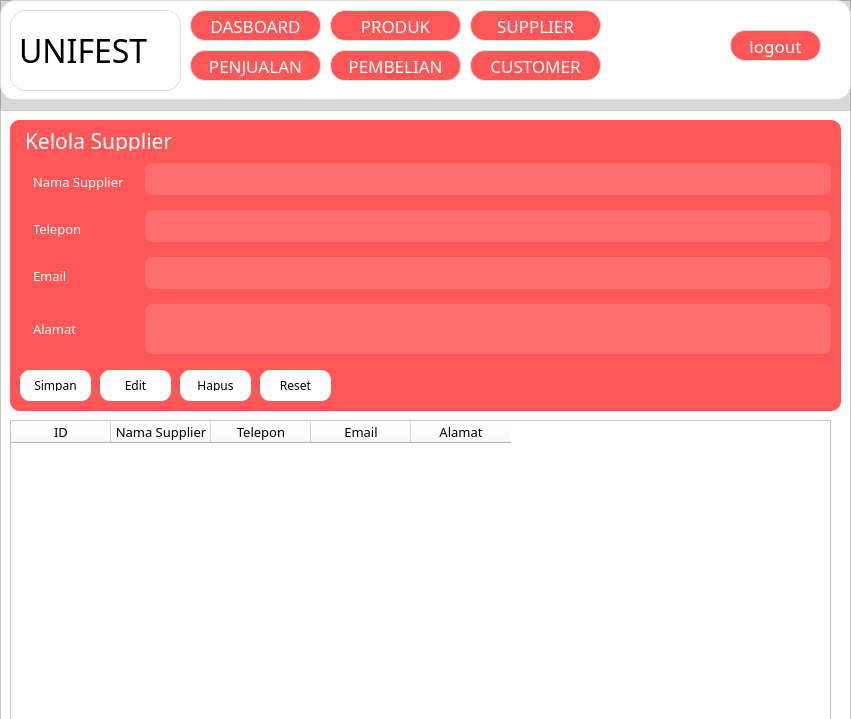
<?xml version="1.0" encoding="UTF-8"?>
<ui version="4.0">
 <class>Form</class>
 <widget class="QWidget" name="Form">
  <property name="geometry">
   <rect>
    <x>0</x>
    <y>0</y>
    <width>851</width>
    <height>719</height>
   </rect>
  </property>
  <property name="windowTitle">
   <string>Form</string>
  </property>
  <widget class="QFrame" name="frame_2">
   <property name="geometry">
    <rect>
     <x>0</x>
     <y>0</y>
     <width>851</width>
     <height>721</height>
    </rect>
   </property>
   <property name="styleSheet">
    <string notr="true">background-color: #d8d8d8;</string>
   </property>
   <property name="frameShape">
    <enum>QFrame::StyledPanel</enum>
   </property>
   <property name="frameShadow">
    <enum>QFrame::Raised</enum>
   </property>
   <widget class="QFrame" name="frame_header">
    <property name="enabled">
     <bool>true</bool>
    </property>
    <property name="geometry">
     <rect>
      <x>0</x>
      <y>0</y>
      <width>851</width>
      <height>100</height>
     </rect>
    </property>
    <property name="minimumSize">
     <size>
      <width>0</width>
      <height>100</height>
     </size>
    </property>
    <property name="maximumSize">
     <size>
      <width>16777215</width>
      <height>100</height>
     </size>
    </property>
    <property name="autoFillBackground">
     <bool>false</bool>
    </property>
    <property name="styleSheet">
     <string notr="true">background-color: #ffffff;
border-radius: 15px;
border: 1px solid #ddd;
</string>
    </property>
    <property name="frameShape">
     <enum>QFrame::StyledPanel</enum>
    </property>
    <property name="frameShadow">
     <enum>QFrame::Raised</enum>
    </property>
    <widget class="QLabel" name="lbl_logo">
     <property name="geometry">
      <rect>
       <x>10</x>
       <y>10</y>
       <width>171</width>
       <height>81</height>
      </rect>
     </property>
     <property name="font">
      <font>
       <family>Jersey Sharp</family>
       <pointsize>24</pointsize>
      </font>
     </property>
     <property name="text">
      <string>UNIFEST</string>
     </property>
    </widget>
    <widget class="QPushButton" name="btn_dashboard">
     <property name="geometry">
      <rect>
       <x>190</x>
       <y>10</y>
       <width>131</width>
       <height>31</height>
      </rect>
     </property>
     <property name="font">
      <font>
       <family>Milky Nice</family>
       <pointsize>13</pointsize>
      </font>
     </property>
     <property name="styleSheet">
      <string notr="true">background-color: #ff5757;
color: white;</string>
     </property>
     <property name="text">
      <string>DASBOARD</string>
     </property>
    </widget>
    <widget class="QPushButton" name="btn_produk">
     <property name="geometry">
      <rect>
       <x>330</x>
       <y>10</y>
       <width>131</width>
       <height>31</height>
      </rect>
     </property>
     <property name="font">
      <font>
       <family>Milky Nice</family>
       <pointsize>13</pointsize>
      </font>
     </property>
     <property name="styleSheet">
      <string notr="true">background-color: #ff5757;
color: white;</string>
     </property>
     <property name="text">
      <string>PRODUK</string>
     </property>
    </widget>
    <widget class="QPushButton" name="btn_supplier">
     <property name="geometry">
      <rect>
       <x>470</x>
       <y>10</y>
       <width>131</width>
       <height>31</height>
      </rect>
     </property>
     <property name="font">
      <font>
       <family>Milky Nice</family>
       <pointsize>13</pointsize>
      </font>
     </property>
     <property name="styleSheet">
      <string notr="true">background-color: #ff5757;
color: white;</string>
     </property>
     <property name="text">
      <string>SUPPLIER</string>
     </property>
    </widget>
    <widget class="QPushButton" name="btn_customer">
     <property name="geometry">
      <rect>
       <x>470</x>
       <y>50</y>
       <width>131</width>
       <height>31</height>
      </rect>
     </property>
     <property name="font">
      <font>
       <family>Milky Nice</family>
       <pointsize>13</pointsize>
      </font>
     </property>
     <property name="styleSheet">
      <string notr="true">background-color: #ff5757;
color: white;</string>
     </property>
     <property name="text">
      <string>CUSTOMER</string>
     </property>
    </widget>
    <widget class="QPushButton" name="btn_penjualan">
     <property name="geometry">
      <rect>
       <x>190</x>
       <y>50</y>
       <width>131</width>
       <height>31</height>
      </rect>
     </property>
     <property name="font">
      <font>
       <family>Milky Nice</family>
       <pointsize>13</pointsize>
      </font>
     </property>
     <property name="styleSheet">
      <string notr="true">background-color: #ff5757;
color: white;</string>
     </property>
     <property name="text">
      <string>PENJUALAN</string>
     </property>
    </widget>
    <widget class="QPushButton" name="btn_menu">
     <property name="geometry">
      <rect>
       <x>730</x>
       <y>30</y>
       <width>91</width>
       <height>31</height>
      </rect>
     </property>
     <property name="font">
      <font>
       <family>Milky Nice</family>
       <pointsize>13</pointsize>
      </font>
     </property>
     <property name="styleSheet">
      <string notr="true">background-color: #ff5757;
color: white;</string>
     </property>
     <property name="text">
      <string>logout</string>
     </property>
    </widget>
    <widget class="QPushButton" name="btn_pembelian">
     <property name="geometry">
      <rect>
       <x>330</x>
       <y>50</y>
       <width>131</width>
       <height>31</height>
      </rect>
     </property>
     <property name="font">
      <font>
       <family>Milky Nice</family>
       <pointsize>13</pointsize>
      </font>
     </property>
     <property name="styleSheet">
      <string notr="true">background-color: #ff5757;
color: white;
</string>
     </property>
     <property name="text">
      <string>PEMBELIAN</string>
     </property>
    </widget>
   </widget>
   <widget class="QFrame" name="frame_3">
    <property name="enabled">
     <bool>true</bool>
    </property>
    <property name="geometry">
     <rect>
      <x>0</x>
      <y>110</y>
      <width>851</width>
      <height>621</height>
     </rect>
    </property>
    <property name="styleSheet">
     <string notr="true">background-color: #ffffff;</string>
    </property>
    <property name="frameShape">
     <enum>QFrame::StyledPanel</enum>
    </property>
    <property name="frameShadow">
     <enum>QFrame::Raised</enum>
    </property>
    <widget class="QLabel" name="label">
     <property name="geometry">
      <rect>
       <x>50</x>
       <y>260</y>
       <width>161</width>
       <height>41</height>
      </rect>
     </property>
     <property name="font">
      <font>
       <family>Milky Nice</family>
       <pointsize>16</pointsize>
      </font>
     </property>
     <property name="text">
      <string>Kelola Supplier</string>
     </property>
    </widget>
    <widget class="QFrame" name="frame_6">
     <property name="geometry">
      <rect>
       <x>10</x>
       <y>10</y>
       <width>831</width>
       <height>291</height>
      </rect>
     </property>
     <property name="minimumSize">
      <size>
       <width>0</width>
       <height>240</height>
      </size>
     </property>
     <property name="maximumSize">
      <size>
       <width>16777215</width>
       <height>300</height>
      </size>
     </property>
     <property name="styleSheet">
      <string notr="true">background-color: #ff5757;
color: white;
padding: 10px;
border-radius: 10px;</string>
     </property>
     <property name="frameShape">
      <enum>QFrame::StyledPanel</enum>
     </property>
     <property name="frameShadow">
      <enum>QFrame::Raised</enum>
     </property>
     <widget class="QLabel" name="label_11">
      <property name="geometry">
       <rect>
        <x>0</x>
        <y>0</y>
        <width>231</width>
        <height>41</height>
       </rect>
      </property>
      <property name="font">
       <font>
        <family>Milky Nice</family>
        <pointsize>16</pointsize>
       </font>
      </property>
      <property name="styleSheet">
       <string notr="true">Font size: 20–24 pt;</string>
      </property>
      <property name="text">
       <string>Kelola Supplier</string>
      </property>
     </widget>
     <widget class="QPushButton" name="btn_Simpan">
      <property name="geometry">
       <rect>
        <x>10</x>
        <y>250</y>
        <width>71</width>
        <height>31</height>
       </rect>
      </property>
      <property name="font">
       <font>
        <family>Milky Nice</family>
        <pointsize>9</pointsize>
       </font>
      </property>
      <property name="styleSheet">
       <string notr="true">background-color: white;
color: black;</string>
      </property>
      <property name="text">
       <string>Simpan</string>
      </property>
     </widget>
     <widget class="QPushButton" name="btn_Edit_2">
      <property name="geometry">
       <rect>
        <x>90</x>
        <y>250</y>
        <width>71</width>
        <height>31</height>
       </rect>
      </property>
      <property name="font">
       <font>
        <family>Milky Nice</family>
        <pointsize>9</pointsize>
       </font>
      </property>
      <property name="styleSheet">
       <string notr="true">background-color: white;
color: black;</string>
      </property>
      <property name="text">
       <string>Edit</string>
      </property>
     </widget>
     <widget class="QPushButton" name="btn_Hapus">
      <property name="geometry">
       <rect>
        <x>170</x>
        <y>250</y>
        <width>71</width>
        <height>31</height>
       </rect>
      </property>
      <property name="font">
       <font>
        <family>Milky Nice</family>
        <pointsize>9</pointsize>
       </font>
      </property>
      <property name="styleSheet">
       <string notr="true">background-color: white;
color: black;</string>
      </property>
      <property name="text">
       <string>Hapus</string>
      </property>
     </widget>
     <widget class="QPushButton" name="btn_Reset">
      <property name="geometry">
       <rect>
        <x>250</x>
        <y>250</y>
        <width>71</width>
        <height>31</height>
       </rect>
      </property>
      <property name="font">
       <font>
        <family>Milky Nice</family>
        <pointsize>9</pointsize>
       </font>
      </property>
      <property name="styleSheet">
       <string notr="true">background-color: white;
color: black;</string>
      </property>
      <property name="text">
       <string>Reset</string>
      </property>
     </widget>
     <widget class="QWidget" name="formLayoutWidget">
      <property name="geometry">
       <rect>
        <x>10</x>
        <y>40</y>
        <width>811</width>
        <height>201</height>
       </rect>
      </property>
      <property name="font">
       <font>
        <family>Milky Nice</family>
        <pointsize>10</pointsize>
       </font>
      </property>
      <layout class="QFormLayout" name="formLayout">
       <item row="0" column="0">
        <widget class="QLabel" name="namaSupplierLabel">
         <property name="font">
          <font>
           <family>Milky Nice</family>
           <pointsize>10</pointsize>
          </font>
         </property>
         <property name="text">
          <string>Nama Supplier</string>
         </property>
        </widget>
       </item>
       <item row="0" column="1">
        <widget class="QLineEdit" name="input_nama_supplier">
         <property name="font">
          <font>
           <family>Milky Nice</family>
           <pointsize>10</pointsize>
          </font>
         </property>
         <property name="styleSheet">
          <string notr="true">background-color: #ff6f6f;
color: white;
padding: 6px 12px;
border-radius: 8px;

</string>
         </property>
        </widget>
       </item>
       <item row="1" column="0">
        <widget class="QLabel" name="teleponLabel">
         <property name="font">
          <font>
           <family>Milky Nice</family>
           <pointsize>10</pointsize>
          </font>
         </property>
         <property name="text">
          <string>Telepon</string>
         </property>
        </widget>
       </item>
       <item row="1" column="1">
        <widget class="QLineEdit" name="input_telepon">
         <property name="font">
          <font>
           <family>Milky Nice</family>
           <pointsize>10</pointsize>
          </font>
         </property>
         <property name="styleSheet">
          <string notr="true">background-color: #ff6f6f;
color: white;
padding: 6px 12px;
border-radius: 8px;

</string>
         </property>
        </widget>
       </item>
       <item row="2" column="0">
        <widget class="QLabel" name="emailLabel">
         <property name="font">
          <font>
           <family>Milky Nice</family>
           <pointsize>10</pointsize>
          </font>
         </property>
         <property name="text">
          <string>Email</string>
         </property>
        </widget>
       </item>
       <item row="2" column="1">
        <widget class="QLineEdit" name="input_email">
         <property name="font">
          <font>
           <family>Milky Nice</family>
           <pointsize>10</pointsize>
          </font>
         </property>
         <property name="styleSheet">
          <string notr="true">background-color: #ff6f6f;
color: white;
padding: 6px 12px;
border-radius: 8px;

</string>
         </property>
        </widget>
       </item>
       <item row="3" column="0">
        <widget class="QLabel" name="alamatLabel">
         <property name="font">
          <font>
           <family>Milky Nice</family>
           <pointsize>10</pointsize>
          </font>
         </property>
         <property name="text">
          <string>Alamat</string>
         </property>
        </widget>
       </item>
       <item row="3" column="1">
        <widget class="QTextEdit" name="input_alamat">
         <property name="maximumSize">
          <size>
           <width>16777215</width>
           <height>50</height>
          </size>
         </property>
         <property name="font">
          <font>
           <family>Milky Nice</family>
           <pointsize>10</pointsize>
          </font>
         </property>
         <property name="styleSheet">
          <string notr="true">background-color: #ff6f6f;
color: white;
padding: 6px 12px;
border-radius: 8px;

</string>
         </property>
        </widget>
       </item>
      </layout>
     </widget>
    </widget>
    <widget class="QTableWidget" name="tableWidget">
     <property name="geometry">
      <rect>
       <x>10</x>
       <y>310</y>
       <width>821</width>
       <height>301</height>
      </rect>
     </property>
     <property name="minimumSize">
      <size>
       <width>0</width>
       <height>300</height>
      </size>
     </property>
     <property name="maximumSize">
      <size>
       <width>16777215</width>
       <height>350</height>
      </size>
     </property>
     <column>
      <property name="text">
       <string>ID</string>
      </property>
      <property name="font">
       <font>
        <family>Milky Nice</family>
        <pointsize>10</pointsize>
       </font>
      </property>
     </column>
     <column>
      <property name="text">
       <string>Nama Supplier</string>
      </property>
      <property name="font">
       <font>
        <family>Milky Nice</family>
        <pointsize>10</pointsize>
       </font>
      </property>
     </column>
     <column>
      <property name="text">
       <string>Telepon</string>
      </property>
      <property name="font">
       <font>
        <family>Milky Nice</family>
        <pointsize>10</pointsize>
       </font>
      </property>
     </column>
     <column>
      <property name="text">
       <string>Email</string>
      </property>
      <property name="font">
       <font>
        <family>Milky Nice</family>
        <pointsize>10</pointsize>
       </font>
      </property>
     </column>
     <column>
      <property name="text">
       <string>Alamat</string>
      </property>
      <property name="font">
       <font>
        <family>Milky Nice</family>
        <pointsize>10</pointsize>
       </font>
      </property>
     </column>
    </widget>
   </widget>
  </widget>
 </widget>
 <resources/>
 <connections/>
</ui>
